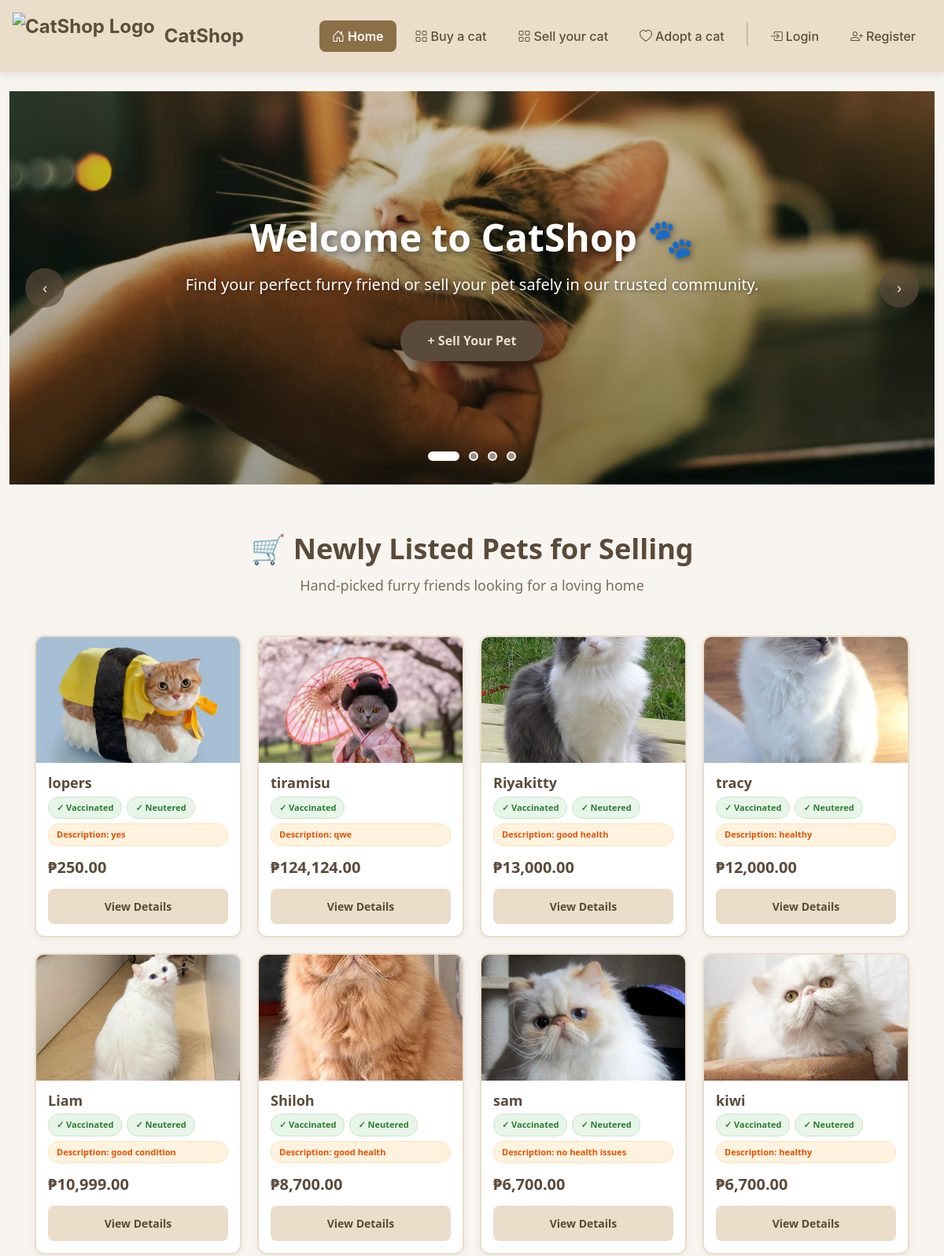
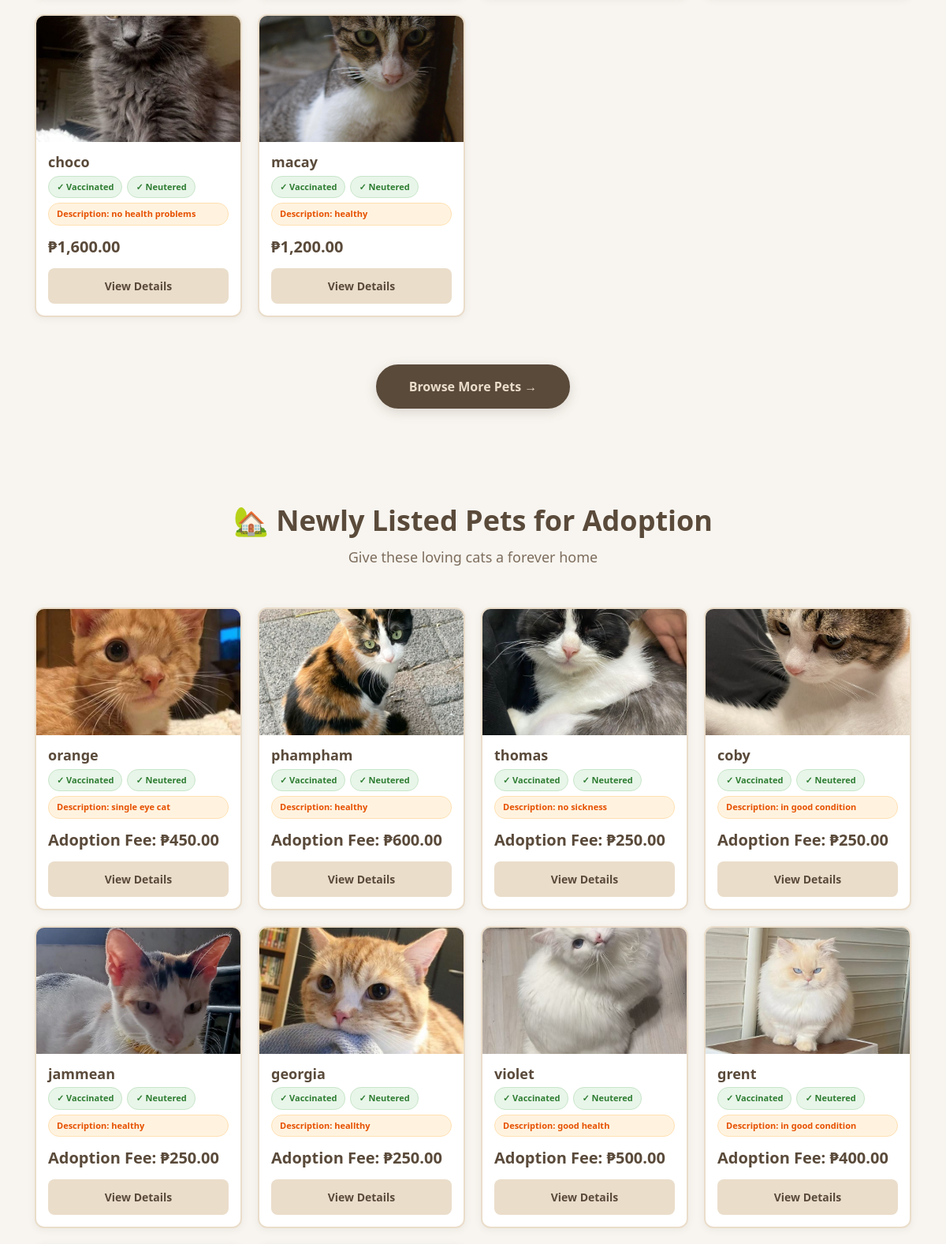
The page /public/index.php (upper part) on the database its author committed (2 pictures, top to bottom).
### tables this page shows
CREATE TABLE `pets` (
  `id` int(11) NOT NULL,
  `user_id` int(11) NOT NULL,
  `name` varchar(100) NOT NULL,
  `type` varchar(50) NOT NULL,
  `breed` varchar(100) DEFAULT NULL,
  `gender` varchar(10) NOT NULL DEFAULT 'Male',
  `age` varchar(50) DEFAULT NULL,
  `description` text DEFAULT NULL,
  `price` decimal(10,2) DEFAULT NULL,
  `status` varchar(20) DEFAULT 'available',
  `image` varchar(255) DEFAULT NULL,
  `created_at` timestamp NOT NULL DEFAULT current_timestamp(),
  `latitude` varchar(50) DEFAULT NULL,
  `longitude` varchar(50) DEFAULT NULL,
  `address` text DEFAULT NULL,
  `vaccinated` tinyint(1) DEFAULT 0,
  `neutered` tinyint(1) DEFAULT 0,
  `health_status` text DEFAULT NULL
);

CREATE TABLE `adoption_cats` (
  `id` int(11) NOT NULL,
  `name` varchar(100) NOT NULL,
  `age` int(11) DEFAULT NULL,
  `gender` enum('Male','Female') DEFAULT NULL,
  `breed` varchar(100) DEFAULT NULL,
  `description` text DEFAULT NULL,
  `health_status` text DEFAULT NULL,
  `vaccinated` tinyint(1) DEFAULT 0,
  `neutered` tinyint(1) DEFAULT 0,
  `image_url` varchar(255) DEFAULT NULL,
  `adoption_fee` decimal(10,2) DEFAULT 0.00,
  `latitude` varchar(20) DEFAULT NULL,
  `longitude` varchar(20) DEFAULT NULL,
  `address` text DEFAULT NULL,
  `additional_address` text DEFAULT NULL,
  `status` enum('Available','Pending','Adopted') DEFAULT 'Available',
  `user_id` int(11) DEFAULT NULL,
  `created_at` timestamp NOT NULL DEFAULT current_timestamp(),
  `updated_at` timestamp NOT NULL DEFAULT current_timestamp() ON UPDATE current_timestamp()
);

### public/index.php (the view, shortened to what this page needs)
<?php
include_once "../includes/header.php";
?>
<section class="carousel-container">
    <div class="carousel-slide active">
        <img src="../uploads/carousel1.avif" alt="Welcome to CatShop">
        <div class="carousel-overlay"></div>
        <div class="carousel-content">
            <h1>Welcome to CatShop 🐾</h1>
            <p>Find your perfect furry friend or sell your pet safely in our trusted community.</p>
            <a href="sell.php" class="carousel-btn">+ Sell Your Pet</a>
        </div>
    </div>
    <button class="carousel-arrow prev" onclick="changeSlide(-1)">‹</button>
    <button class="carousel-arrow next" onclick="changeSlide(1)">›</button>
    <div class="carousel-nav">
        <span class="carousel-dot active" onclick="currentSlide(1)"></span>
        <span class="carousel-dot" onclick="currentSlide(2)"></span>
        <span class="carousel-dot" onclick="currentSlide(3)"></span>
        <span class="carousel-dot" onclick="currentSlide(4)"></span>
    </div>
</section>
<section class="featured-pets">
    <div class="container">
        <div class="section-header">
            <h2>🛒 Newly Listed Pets for Selling</h2>
            <p>Hand-picked furry friends looking for a loving home</p>
        </div>
        <div class="pet-grid">
            <?php
            $result = $conn->query("
                SELECT p.id, p.name, p.breed, p.age, p.price, p.status,
                       p.vaccinated, p.neutered, p.health_status,
                       COALESCE(
                           (
                               SELECT pi.filename
                               FROM pet_images pi
                               WHERE pi.pet_id = p.id
                               ORDER BY pi.id ASC
                               LIMIT 1
                           ),
                           p.image
                       ) AS image
                FROM pets p
                WHERE p.status = 'available'
                ORDER BY p.id DESC
                LIMIT 10
            ");
            if ($result && $result->num_rows > 0) {
                while ($row = $result->fetch_assoc()):
                    $image = $row['image'] ?: 'no-image.png';
                    $healthBadges = [];
                    if ($row['vaccinated'] == 1) {
                        $healthBadges[] = '<span class="health-badge">✓ Vaccinated</span>';
                    }
                    if ($row['neutered'] == 1) {
                        $healthBadges[] = '<span class="health-badge">✓ Neutered</span>';
                    }
                    if (!empty($row['health_status'])) {
                        $healthBadges[] = '<span class="health-badge description">Description: ' . htmlspecialchars($row['health_status']) . '</span>';
                    }
                    $healthDisplay = !empty($healthBadges) ? implode('', $healthBadges) : '<span class="health-badge none">No health info</span>';
            ?>
            <div class="pet-card">
                <img src="../uploads/<?php echo htmlspecialchars($image); ?>"
                     alt="<?php echo htmlspecialchars($row['name']); ?>"
                     class="pet-card-image">
                <div class="pet-card-content">
                    <h3><?php echo htmlspecialchars($row['name']); ?></h3>
                    <div class="pet-health-info">
                        <?php echo $healthDisplay; ?>
                    </div>
                    <p class="pet-price">₱<?php echo number_format($row['price'], 2); ?></p>
                    <a href="pet-details.php?id=<?php echo $row['id']; ?>" class="view-btn">
                        View Details
                    </a>
                </div>
            </div>
            <?php
                endwhile;
            } else {
                echo '<div class="no-pets"><p>No pets available right now. Be the first to <a href="sell.php">sell your pet</a>!</p></div>';
            }
            ?>
        </div>
        <div class="browse-more-container">
            <a href="products.php" class="browse-more-btn">Browse More Pets →</a>
        </div>
    </div>
</section>
<section class="featured-pets">
    <div class="container">
        <div class="section-header">
            <h2>🏡 Newly Listed Pets for Adoption</h2>
            <p>Give these loving cats a forever home</p>
        </div>
        <div class="pet-grid">
            <?php
            $adoptionResult = $conn->query("
                SELECT ac.id, ac.name, ac.breed, ac.age, ac.gender, ac.adoption_fee,
                       ac.image_url, ac.status, ac.vaccinated, ac.neutered, ac.health_status
                FROM adoption_cats ac
                WHERE ac.status IN ('Available', 'Pending')
                ORDER BY ac.created_at DESC
                LIMIT 10
            ");
            if ($adoptionResult && $adoptionResult->num_rows > 0) {
                while ($cat = $adoptionResult->fetch_assoc()):
                    $image = $cat['image_url'] ?: 'no-image.png';
                    $healthBadges = [];
                    if ($cat['vaccinated'] == 1) {
                        $healthBadges[] = '<span class="health-badge">✓ Vaccinated</span>';
                    }
                    if ($cat['neutered'] == 1) {
                        $healthBadges[] = '<span class="health-badge">✓ Neutered</span>';
                    }
                    if (!empty($cat['health_status'])) {
                        $healthBadges[] = '<span class="health-badge description">Description: ' . htmlspecialchars($cat['health_status']) . '</span>';
                    }
                    $healthDisplay = !empty($healthBadges) ? implode('', $healthBadges) : '<span class="health-badge none">No health info</span>';
            ?>
            <div class="pet-card">
                <img src="../uploads/<?php echo htmlspecialchars($image); ?>"
                     alt="<?php echo htmlspecialchars($cat['name']); ?>"
                     class="pet-card-image">
                <div class="pet-card-content">
                    <h3><?php echo htmlspecialchars($cat['name']); ?></h3>
                    <div class="pet-health-info">
                        <?php echo $healthDisplay; ?>
                    </div>
                    <p class="pet-price">Adoption Fee: ₱<?php echo number_format($cat['adoption_fee'], 2); ?></p>
                    <a href="adoption-cat-details.php?id=<?php echo $cat['id']; ?>" class="view-btn">
                        View Details
                    </a>
                </div>
            </div>
            <?php
                endwhile;
            } else {
                echo '<div class="no-pets"><p>No cats available for adoption right now. <a href="add-adoption-cat.php">List a cat for adoption</a>!</p></div>';
            }
            ?>
        </div>
    </div>
</section>

### includes/header.php (style rules this page uses)
* { margin: 0; padding: 0; box-sizing: border-box; }
body { margin: 0 !important; padding: 0 !important; }
:root { --header-bg: #EADDCA; --header-text: #5D4E37; --accent-color: #8B6F47; --hover-color: #A0826D; --badge-color: #D2691E; --white: #ffffff; --light-accent: rgba(139, 111, 71, 0.1); }

### public/index.php (style rules this page uses)
* { margin: 0; padding: 0; box-sizing: border-box; }
body { font-family: 'Segoe UI', Tahoma, Geneva, Verdana, sans-serif; background: #f8f5f0; }
.carousel-container { position: relative; width: 100%; height: 500px; overflow: hidden; background: #EADDCA; }
.carousel-slide { display: none; width: 100%; height: 100%; position: relative; }
.carousel-slide.active { display: block; animation: fadeIn 0.5s ease-in-out; }
.carousel-slide img { width: 100%; height: 100%; object-fit: cover; }
.carousel-content { position: absolute; top: 50%; left: 50%; transform: translate(-50%, -50%); text-align: center; z-index: 2; width: 90%; max-width: 800px; }
.carousel-content h1 { font-size: 48px; font-weight: 700; color: #fff; margin-bottom: 16px; text-shadow: 2px 2px 8px rgba(0, 0, 0, 0.5); }
.carousel-content p { font-size: 20px; color: #fff; margin-bottom: 30px; text-shadow: 1px 1px 4px rgba(0, 0, 0, 0.5); }
.carousel-btn { display: inline-block; background: #5a4a3a; color: #EADDCA; padding: 14px 35px; border-radius: 50px; text-decoration: none; font-weight: 600; font-size: 16px; transition: all 0.3s ease; box-shadow: 0 4px 15px rgba(0, 0, 0, 0.3); }
.carousel-nav { position: absolute; bottom: 30px; left: 50%; transform: translateX(-50%); display: flex; gap: 12px; z-index: 3; }
.carousel-dot { width: 12px; height: 12px; border-radius: 50%; background: rgba(255, 255, 255, 0.5); border: 2px solid #fff; cursor: pointer; transition: all 0.3s ease; }
.carousel-dot.active { background: #fff; width: 40px; border-radius: 6px; }
.carousel-arrow { position: absolute; top: 50%; transform: translateY(-50%); background: rgba(90, 74, 58, 0.7); color: #EADDCA; border: none; width: 50px; height: 50px; border-radius: 50%; cursor: pointer; font-size: 20px; display: flex; align-items: center; justify-content: center; transition: all 0.3s ease; z-index: 3; }
.carousel-arrow.prev { left: 20px; }
.carousel-arrow.next { right: 20px; }
.carousel-overlay { position: absolute; top: 0; left: 0; right: 0; bottom: 0; background: linear-gradient(to bottom, rgba(0,0,0,0.2), rgba(0,0,0,0.4)); z-index: 1; }
.featured-pets { padding: 60px 20px; background: #f8f5f0; }
.container { max-width: 1200px; margin: 0 auto; }
.section-header { text-align: center; margin-bottom: 50px; }
.section-header h2 { font-size: 36px; font-weight: 700; color: #5a4a3a; margin-bottom: 12px; }
.section-header p { font-size: 18px; color: #7d6d5d; }
.pet-grid { display: grid; grid-template-columns: repeat(5, 1fr); gap: 20px; }
.pet-card { background: #fff; border: 2px solid #EADDCA; border-radius: 12px; padding: 0; overflow: hidden; transition: all 0.3s ease; box-shadow: 0 2px 10px rgba(90, 74, 58, 0.08); }
.pet-card-image { width: 100%; height: 160px; object-fit: cover; background: #EADDCA; }
.pet-card-content { padding: 15px; }
.pet-card h3 { font-size: 18px; font-weight: 600; color: #5a4a3a; margin-bottom: 6px; }
.pet-health-info { margin-bottom: 12px; min-height: 44px; display: flex; flex-wrap: wrap; gap: 6px; align-items: flex-start; }
.health-badge { display: inline-flex; align-items: center; gap: 4px; background: #e8f5e9; color: #2e7d32; padding: 5px 10px; border-radius: 14px; font-size: 11px; font-weight: 600; border: 1px solid #c8e6c9; }
.health-badge.description { background: #fff3e0; color: #e65100; border-color: #ffe0b2; width: 100%; text-align: left; }
.pet-price { font-size: 20px; font-weight: 700; color: #5a4a3a; margin: 12px 0; }
.view-btn { display: block; width: 100%; padding: 12px; background: #EADDCA; color: #5a4a3a; border: none; border-radius: 8px; text-decoration: none; font-size: 14px; font-weight: 600; text-align: center; transition: all 0.3s ease; cursor: pointer; }
.browse-more-container { text-align: center; margin-top: 40px; padding-top: 20px; }
.browse-more-btn { display: inline-block; background: #5a4a3a; color: #EADDCA; padding: 14px 40px; border-radius: 50px; text-decoration: none; font-weight: 600; font-size: 16px; transition: all 0.3s ease; box-shadow: 0 4px 15px rgba(90, 74, 58, 0.2); border: 2px solid #5a4a3a; }
@media (max-width: 1200px) { .pet-grid { grid-template-columns: repeat(4, 1fr); } }

### rows shown on the page
pets: shows a picture, name "lopers", health_status "yes", price "250.00"
pets: shows a picture, name "tiramisu", health_status "qwe", price "124,124.00"
pets: name (picture), name "Riyakitty", health_status "good health", price "13,000.00"
pets: name (picture), name "tracy", health_status "healthy", price "12,000.00"
pets: name (picture), name "Liam", health_status "good condition", price "10,999.00"
pets: name (picture), name "Shiloh", health_status "good health", price "8,700.00"
pets: shows a picture, name "sam", health_status "no health issues", price "6,700.00"
pets: name (picture), name "kiwi", health_status "healthy", price "6,700.00"
pets: name (picture), name "choco", health_status "no health problems", price "1,600.00"
pets: name (picture), name "macay", health_status "healthy", price "1,200.00"
adoption_cats: image_url+name (picture), name "orange", health_status "single eye cat", adoption_fee "450.00"
adoption_cats: image_url+name (picture), name "phampham", health_status "healthy", adoption_fee "600.00"
adoption_cats: image_url+name (picture), name "thomas", health_status "no sickness", adoption_fee "250.00"
adoption_cats: image_url (picture), name "coby", health_status "in good condition", adoption_fee "250.00"
adoption_cats: image_url+name (picture), name "jammean", health_status "healthy", adoption_fee "250.00"
adoption_cats: image_url+name (picture), name "georgia", health_status "heallthy", adoption_fee "250.00"
adoption_cats: image_url (picture), name "violet", health_status "good health", adoption_fee "500.00"
adoption_cats: image_url+name (picture), name "grent", health_status "in good condition", adoption_fee "400.00"
